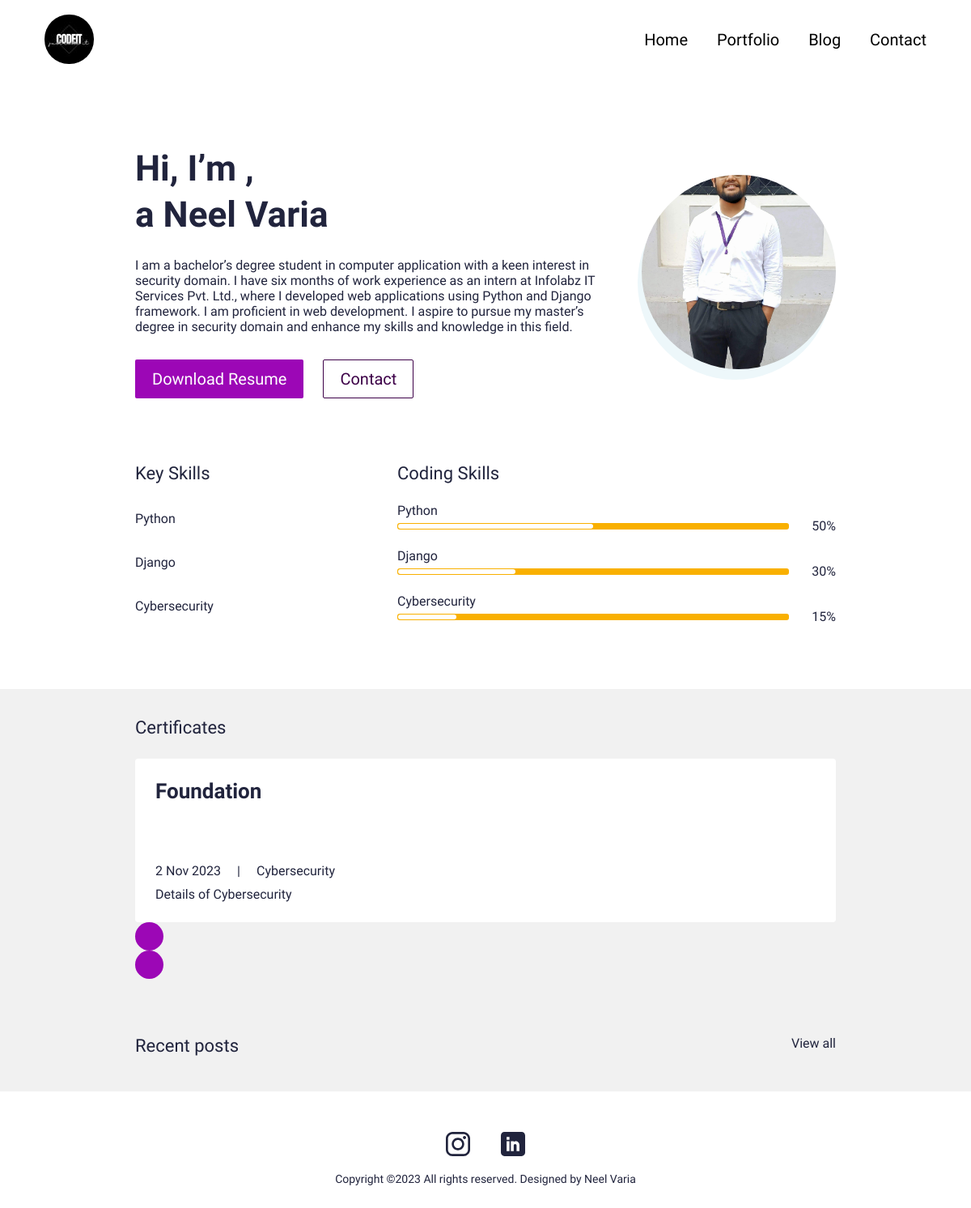
The page / on the database its author committed.
### main/models.py (models this page shows, shortened)
class UserProfile(models.Model):
    class Meta:
        verbose_name_plural = 'User Profiles'
        verbose_name = 'User Profile'
    user = models.OneToOneField(User,on_delete=models.CASCADE)
    avatar = models.ImageField(blank=True,null=True,upload_to="avatar")
    title = models.CharField(max_length=200,blank=True,null=True)
    bio = models.TextField(blank=True,null=True)
    skills = models.ManyToManyField(Skill,blank=True)
    cv = models.FileField(blank=True,null=True,upload_to="cv")

class Skill(models.Model):
    class Meta:
        verbose_name_plural = 'Skills'
        verbose_name = 'Skill'
    name = models.CharField(max_length=20,blank=True,null=True)
    score = models.IntegerField(default=20,blank=True,null=True)
    image = models.ImageField(blank=True,null=True,upload_to="skills")
    is_key_skill = models.BooleanField(default=False)

class Certificate(models.Model):
    class Meta:
        verbose_name_plural = 'Certificates'
        verbose_name = 'Certificate'
    date = models.DateTimeField(blank=True, null=True)
    name = models.CharField(max_length=50, blank=True, null=True)
    title = models.CharField(max_length=200, blank=True, null=True)
    description = models.CharField(max_length=500, blank=True, null=True)
    is_active = models.BooleanField(default=True)

### main/views.py (the view)
# urls.py: path('', views.IndexView.as_view(), name="home"),
class IndexView(generic.TemplateView):
    template_name = "main/index.html"
    def get_context_data(self, **kwargs):
        context =  super().get_context_data(**kwargs)
        testimonial = Testimonial.objects.filter(is_active=True)
        cerificate = Certificate.objects.filter(is_active=True)
        blogs = Blog.objects.filter(is_active=True)
        portfolio = Portfolio.objects.filter(is_active=True)
        context['testimonials'] = testimonial
        context['certificate'] = cerificate
        context['blogs'] = blogs
        context['portfolio'] = portfolio
        return context

### personal/context_processors.py (called while the page is built)
def project_context(request):
    context = {
        'me' : User.objects.first(),
    }
    return context

### main/templates/main/index.html (shortened to what this page needs)
{% extends 'main/base.html' %}
{% load static %}
{% block content %}
<section>
  <div class="bannerSection">
    <div class="container">
      <div class="row g-4 g-md-3  align-items-center">
        <div class="col-md-auto order-md-last">
          <div class="bannerUserImg">
            <img src="{{me.userprofile.avatar.url}}" alt="{{me.first_name|title}} {{me.last_name|title}} avatar">
          </div>
        </div>
        <div class="col-md">
          <div class="bannerContent">
            <h1 class="xlTitle pb-3">Hi, I’m {{me.first_name|title}}, <br> a {{me.userprofile.title}} </br></h1>
            <p>{{me.userprofile.bio}}</p>
            <div class="bannerBtnCol">
              <div class="row">
                <div class="col-auto">
                  <a download href="{{me.userprofile.cv.url}}" class="btn btnPrimary">Download Resume</a>
                </div>
                <div class="col-auto">
                  <a href="{% url 'main:contact' %}" class="btn btnOutline">Contact</a>
                </div>
              </div>
            </div>
          </div>
        </div>
      </div>
    </div>
  </div>
</section>
<section>
  <div class="sectionSpace pt-0">
    <div class="container">
      <div class="row">
        <div class="col-md-auto">
          <div class="keySkillCol">
            <h4 class="smTitle pb-3">Key Skills</h4>
            {% for sk in me.userprofile.skills.all %}
            {% if sk.is_key_skill %}
            <div class="keySkillCard">
              <span class="ksText">{{sk.name}}</span>
            </div>
            {% endif %}
            {% endfor %}
          </div>
        </div>
        <div class="col-md">
          <h4 class="smTitle pb-3">Coding Skills</h4>
          <div class="progressCol">
            <div class="progressCard">
              {% for sk in me.userprofile.skills.all %}
              {% if sk.is_key_skill %}
              <div class="progressCol">
                <span class="progressLbl">{{sk.name}}</span>
                <div class="row g-2 align-items-center">
                  <div class="col">
                    <div class="progress progressStyle">
                      <div class="progress-bar" role="progressbar" style="width: {{sk.score}}%" aria-valuenow="{{sk.score}}" aria-valuemin="0" aria-valuemax="100"></div>
                    </div>
                  </div>
                  <div class="col-auto">
                    <span class="pLbl">{{sk.score}}%</span>
                  </div>
                </div>
              </div>
              {% endif %}
              {% endfor %}
            </div>
          </div>
        </div>
      </div>
    </div>
  </div>
</section>
<section>
  <div class="sectionSpaceSm lightBg">
    <div class="container">
      <div class="row pb-3">
        <div class="col">
          <h4 class="smText regular">Certificates</h4>
        </div>
      </div>
      <div class="sliderOuter">
        <div class="swiper certificatesSlider">
          <div class="swiper-wrapper">
            {% for c in certificate %}
            {% if c.is_active %}
            <div class="swiper-slide">
              <div class="cardStyle1">
                <h4 class="mdTitle cs1Title">
                  <a href="javascript:void(0)">{{c.title}}</a>
                </h4>
                <ul class="cardOptionCol">
                  <li>{{c.date.date}}</li>
                  <li>{{c.name|title}}</li>
                </ul>
                <p>{{c.description}}</p>
              </div>
            </div>
            {% endif %}
            {% endfor %}
          </div>
        </div>
        <div class="cert-swiper-button-next swiper-button-next swiperBtnStyle"></div>
        <div class="cert-swiper-button-prev swiper-button-prev swiperBtnStyle"></div>
      </div>
    </div>
  </div>
</section>
<section>
  <div class="sectionSpaceSm lightBg">
    <div class="container">
      <div class="row pb-3">
        <div class="col">
          <h4 class="smText regular">Recent posts</h4>
        </div>
        <div class="col-auto">
          <a href="{% url 'main:blogs' %}" class="simpleLink">View all</a>
        </div>
      </div>
    </div>
  </div>
</section>
{% endblock %}

### main/templates/main/base.html (shortened to what this page needs)
{% load static %}
<!doctype html>
<html lang="en">
  <head>
    <link href="{% static 'css/bootstrap.min.css' %}" rel="stylesheet">
    <link rel="stylesheet" href="https://unpkg.com/swiper@7.0.5/swiper-bundle.min.css">
    <link href="{% static 'css/style.css' %}" rel="stylesheet">
  </head>
  <body>
    {% include 'main/partials/nav.html' %}
    {% block content %}
    {% endblock %}
    {% include 'main/partials/footer.html' %}
  </body>
</html>

### main/templates/main/partials/nav.html (shortened to what this page needs)
{% load static %}
<header>
    <div class="headerCol">
    <div class="container-fluid">
        <div class="row align-items-center">
        <div class="col-auto">
            <div class="logoCol"><a href="{% url 'main:home' %}"><img src="{% static 'images/logo.jpg' %}" alt="..."></a></div>
        </div>
        <div class="col">
            <div class="navCollapseCol">
            <div class="navCol">
                <ul>
                <li><a href="{%url 'main:home'%}">Home</a></li>
                <li><a href="{%url 'main:portfolios' %}">Portfolio</a></li>
                <li><a href="{% url 'main:blogs' %}">Blog</a></li>
                <li><a href="{%url 'main:contact'%}">Contact</a></li>
                </ul>
            </div>
            </div>
        </div>
        </div>
    </div>
    </div>
</header>

### main/templates/main/partials/footer.html
{% load static %}
    <footer>
        <div class="footerCol">
          <div class="container">
            <ul class="socialCol">
              <li><a href="https://www.instagram.com/neel_0089/"><img src="{% static 'images/insta.svg' %}" alt="..."></a></li>
              <li><a href="https://www.linkedin.com/in/neelvaria/"><img src="{% static 'images/linkedin.svg' %}" alt="..."></a></li>
            </ul>
            <div class="copyrightCol">
              <p>Copyright ©{% now 'Y' %} All rights reserved. Designed by Neel Varia</p>
            </div>
          </div>
        </div>
      </footer>

### rows shown on the page
Skill: name "Python", score "50"
Skill: name "Django", score "30"
Skill: name "Cybersecurity", score "15"
Certificate: title "Foundation", date "2 Nov 2023", name "Cybersecurity", description "Details of Cybersecurity"

### other values the page prints
{{ me.userprofile.title }} "Neel Varia"
